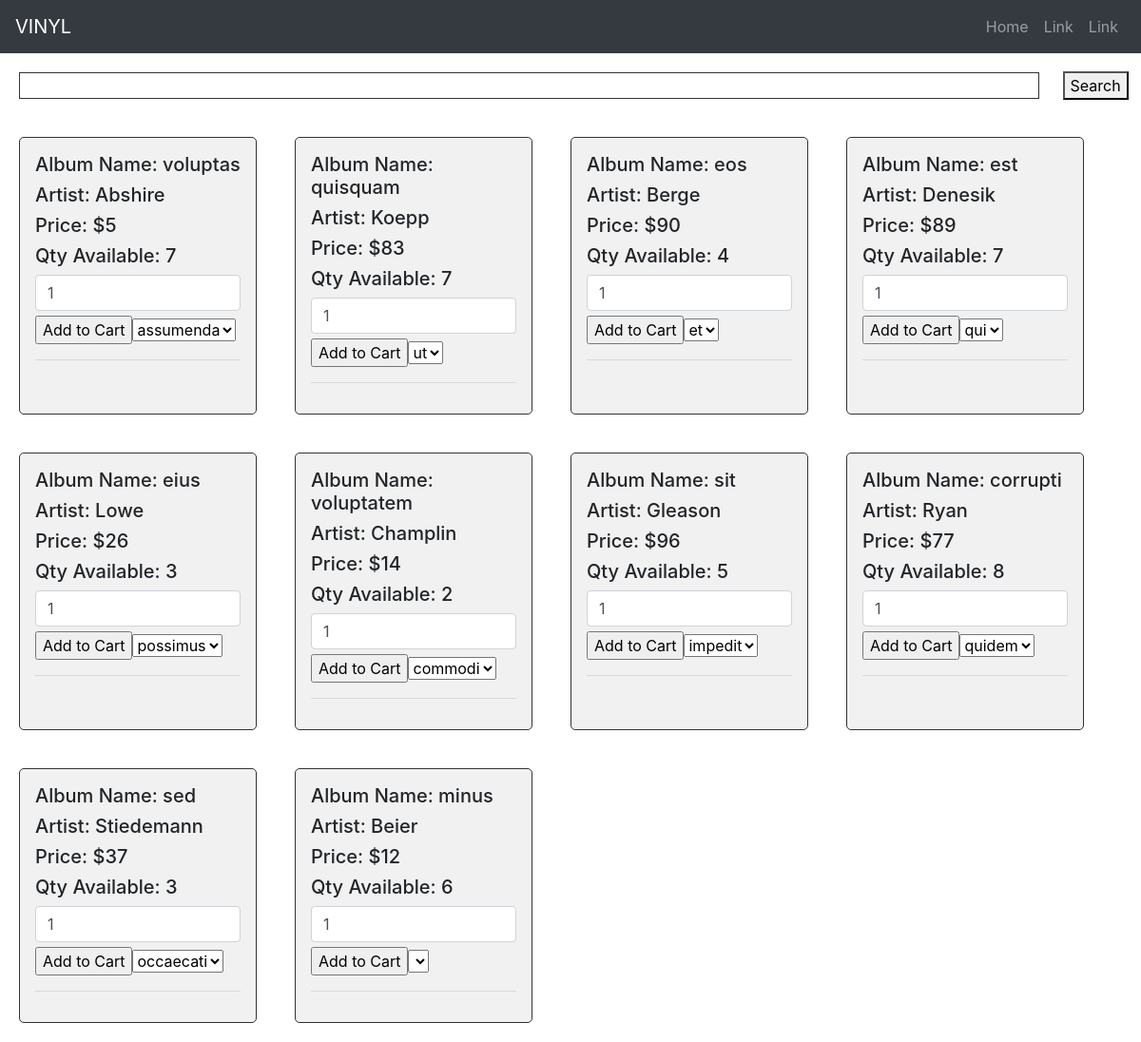
Screenshot of /catalog.php with the database file from the repository.
### tables this page shows
CREATE TABLE `inventory` (
  `inventoryID` int(11) NOT NULL,
  `albumName` char(20) NOT NULL,
  `artistName` char(20) NOT NULL,
  `cost` int(11) NOT NULL,
  `quantity` int(11) NOT NULL
);

### catalog.php (the view, shortened to what this page needs)
<?php
require('connect.php');
?>
<div class="search">
    <input type="search" class="searchBar" size="100px" style="border:1px solid #333; margin:20px;" onkeyup="filterSearch()">
    <button>Search</button>
</div>
<div class="items">
    <?php
        $itemQuery = "SELECT * FROM inventory WHERE quantity > 0";
        if ($ItemResult = mysqli_query($db, $itemQuery)) {
            echo '<div style="display:flex; flex-wrap:wrap;">';
            while($itemRow = mysqli_fetch_array($ItemResult)){
                $storeQuery = "SELECT  DISTINCT s.storeName FROM store s, storeInventory x, inventory i WHERE s.storeID = x.storeID AND {$itemRow['inventoryID']} = x.inventoryID";
                $storeResult = mysqli_query($db, $storeQuery);
                echo '<div class="card" style="border:1px solid #333; background-color:#f1f1f1; border-radius:5px; padding:16px; margin:20px; width:250px;">';
                    echo '<form method="post" action="">';
                        echo '<h5 class="albumName">Album Name: '.$itemRow['albumName'].'</h5>';
                        echo '<h5 class="artist"> Artist: '. $itemRow['artistName'] .'</h5>';
                        echo '<h5> Price: $'. $itemRow['cost'] .'</h5>';
                        echo '<h5> Qty Available: '. $itemRow['quantity'] .'</h5>';
                        echo '<input type="text" name="quantity" class="form-control" value="1" />';
                        echo '<input type="submit" name="add_to_cart" style="margin-top:5px;" value="Add to Cart" />';
                        echo '<select name="storeDropDown">';
                            while($storeRow = mysqli_fetch_array($storeResult)){
                                echo '<option value="' . $storeRow['storeName'] .'">' . $storeRow['storeName'] .'</option>';
                            }
                        echo '</select>';
                        echo '<hr>';
                    echo '</form>';
                echo '</div>';
            }
            echo '</div>';
        }else{
            echo 'No Vinyl Available';
        }
    ?>
</div>

### rows the page displays
inventory: albumName "voluptas", artistName "Abshire", cost "5", quantity "7"
inventory: albumName "quisquam", artistName "Koepp", cost "83", quantity "7"
inventory: albumName "eos", artistName "Berge", cost "90", quantity "4"
inventory: albumName "est", artistName "Denesik", cost "89", quantity "7"
inventory: albumName "eius", artistName "Lowe", cost "26", quantity "3"
inventory: albumName "voluptatem", artistName "Champlin", cost "14", quantity "2"
inventory: albumName "sit", artistName "Gleason", cost "96", quantity "5"
inventory: albumName "corrupti", artistName "Ryan", cost "77", quantity "8"
inventory: albumName "sed", artistName "Stiedemann", cost "37", quantity "3"
inventory: albumName "minus", artistName "Beier", cost "12", quantity "6"

### other values shown
form field storeDropDown "assumenda"
form field storeDropDown "ut"
form field storeDropDown "et"
form field storeDropDown "qui"
form field storeDropDown "possimus"
form field storeDropDown "commodi"
form field storeDropDown "impedit"
form field storeDropDown "quidem"
form field storeDropDown "occaecati"
